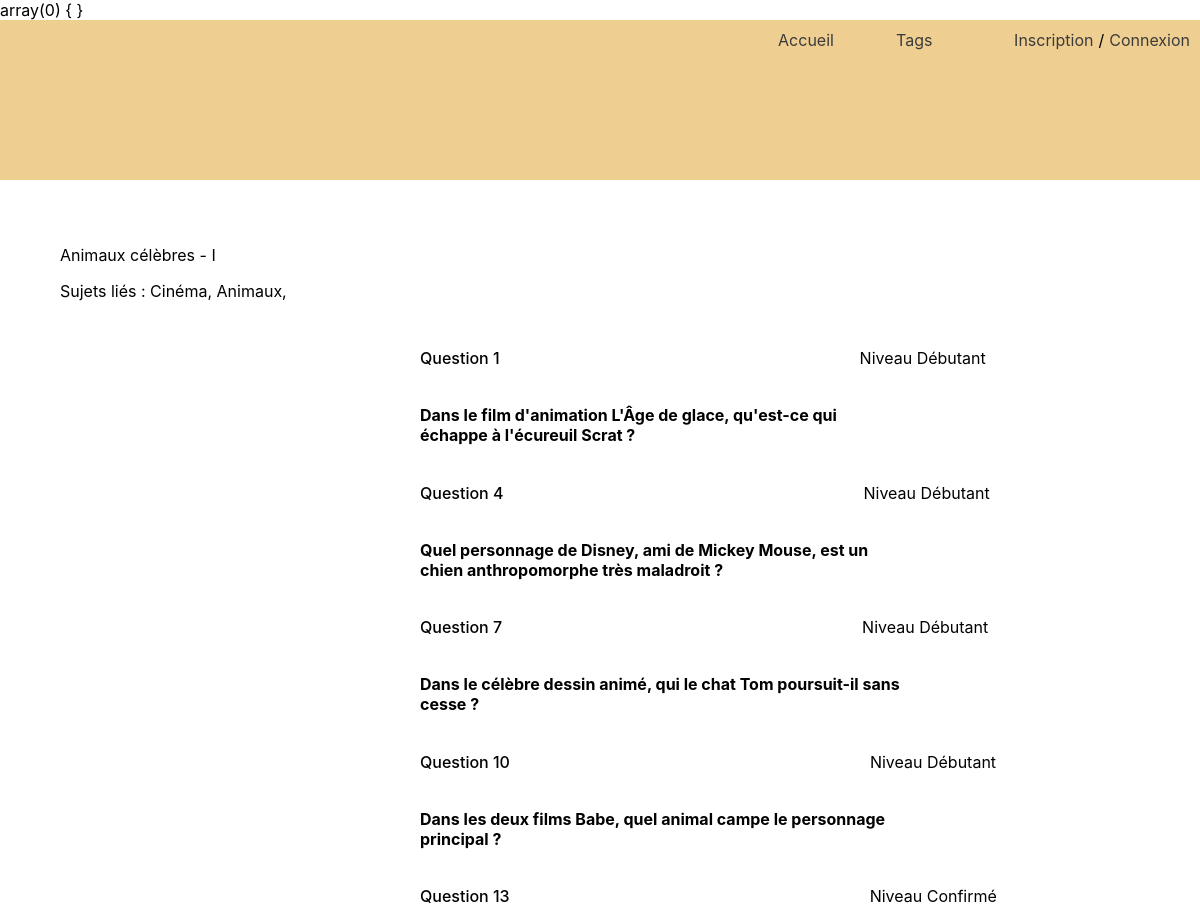
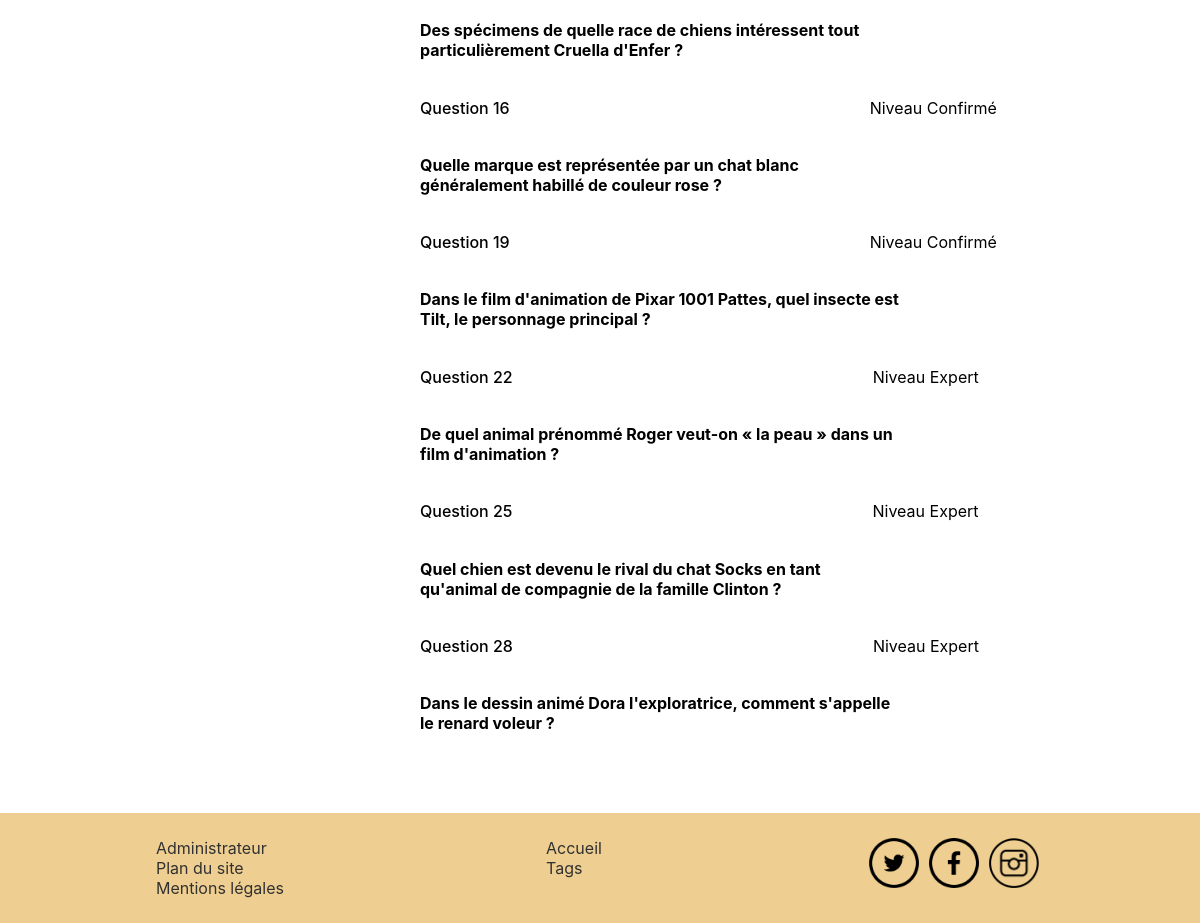
Screenshot of /quizQuestions?id=1 with the database file from the repository (2 pictures, top to bottom).
### tables this page shows
CREATE TABLE IF NOT EXISTS `quizzes` (
  `id` INT UNSIGNED NOT NULL AUTO_INCREMENT,
  `title` VARCHAR(64) NOT NULL,
  `description` VARCHAR(255) NULL,
  `status` TINYINT NOT NULL DEFAULT 0,
  `created_at` TIMESTAMP NOT NULL DEFAULT CURRENT_TIMESTAMP,
  `updated_at` TIMESTAMP NULL,
  `app_users_id` INT UNSIGNED NOT NULL,
  PRIMARY KEY (`id`),
  INDEX `fk_quizzes_app_users1_idx` (`app_users_id` ASC));

CREATE TABLE IF NOT EXISTS `quizzes_has_tags` (
  `quizzes_id` INT UNSIGNED NOT NULL,
  `tags_id` INT UNSIGNED NOT NULL,
  `created_at` TIMESTAMP NOT NULL DEFAULT CURRENT_TIMESTAMP,
  PRIMARY KEY (`quizzes_id`, `tags_id`),
  INDEX `fk_quizzes_has_tags_tags1_idx` (`tags_id` ASC),
  INDEX `fk_quizzes_has_tags_quizzes1_idx` (`quizzes_id` ASC));

CREATE TABLE IF NOT EXISTS `tags` (
  `id` INT UNSIGNED NOT NULL AUTO_INCREMENT,
  `name` VARCHAR(64) NOT NULL,
  `status` TINYINT NOT NULL DEFAULT 0,
  `created_at` TIMESTAMP NOT NULL DEFAULT CURRENT_TIMESTAMP,
  `updated_at` TIMESTAMP NULL,
  PRIMARY KEY (`id`));

CREATE TABLE IF NOT EXISTS `questions` (
  `id` INT UNSIGNED NOT NULL AUTO_INCREMENT,
  `question` VARCHAR(255) NOT NULL,
  `anecdote` TEXT NULL,
  `wiki` VARCHAR(64) NULL,
  `status` TINYINT UNSIGNED NOT NULL DEFAULT 0,
  `created_at` TIMESTAMP NOT NULL DEFAULT CURRENT_TIMESTAMP,
  `updated_at` TIMESTAMP NULL,
  `levels_id` INT UNSIGNED NOT NULL,
  `answers_id` INT UNSIGNED NOT NULL,
  `quizzes_id` INT UNSIGNED NOT NULL,
  PRIMARY KEY (`id`),
  INDEX `fk_questions_levels_idx` (`levels_id` ASC),
  INDEX `fk_questions_answers1_idx` (`answers_id` ASC),
  INDEX `fk_questions_quizzes1_idx` (`quizzes_id` ASC));

CREATE TABLE IF NOT EXISTS `levels` (
  `id` INT UNSIGNED NOT NULL AUTO_INCREMENT,
  `name` VARCHAR(32) BINARY NOT NULL,
  `status` TINYINT UNSIGNED NOT NULL DEFAULT 0,
  `created_at` TIMESTAMP NOT NULL DEFAULT CURRENT_TIMESTAMP,
  `updated_at` TIMESTAMP NULL,
  PRIMARY KEY (`id`));

### controller/MainController.php (called while the page is built, shortened)
<?php
class MainController
{
    public function show($viewName, $viewVars = [])
    {
        include __DIR__ . '/../views/header.tpl.php';
        include __DIR__ . '/../views/' . $viewName . '.tpl.php';
        include __DIR__ . '/../views/footer.tpl.php';
    }
}

### controller/QuizController.php (called while the page is built, shortened)
<?php
class QuizController extends MainController
{
    public function questionsByQuiz()
    {
        $DBCon = new DBData();
        if (isset($_GET['id'])) {
            $quizQuestions = $DBCon->getQuestionsByQuiz($_GET['id']);
            $singleQuizTags = $DBCon->getTagsByQuiz($_GET['id']);
        } else {
            $quizQuestions = null;
            $singleQuizTags = null;
        }
        return $this->show('bodyQuestionQuiz', [
            'questions' => $quizQuestions,
            'tags' => $singleQuizTags
        ]);
    }
}

### model/Question.php (called while the page is built, shortened)
<?php
class Question
{
    private $question;
    private $level;
    private $quiz;
    public function __construct($id, $question, $anecdote, $wiki, $status, $created_at, $updated_at, $level, $answer, $quiz)
    {
        $this->question = $question;
        $this->level = $level;
        $this->quiz = $quiz;
    }
    public function getQuestion()
    {
        return $this->question;
    }
    public function getLevel()
    {
        return $this->level;
    }
    public function getQuiz()
    {
        return $this->quiz;
    }
}

### model/Quiz.php (called while the page is built, shortened)
<?php
class Quiz {
    private $title;
    public function __construct($id, $title, $description, $status, $created_at, $updated_at, $user)
    {
        $this->title = $title;
    }
    public function getTitle()
    {
        return $this->title;
    }
}

### inc/DBData.php (called while the page is built, shortened)
<?php
class DBData
{
    private $dbh;
    public function __construct()
    {
        $configData = parse_ini_file(__DIR__ . '/../config.conf');
        try {
            $this->dbh = new PDO(
                "mysql:host={$configData['DB_HOST']};dbname={$configData['DB_NAME']};charset=utf8",
                $configData['DB_USERNAME'],
                $configData['DB_PASSWORD'],
                array(PDO::ATTR_ERRMODE => PDO::ERRMODE_WARNING)
            );
        } catch (\Exception $exception) {
            echo 'Erreur de connexion...<br>';
            echo $exception->getMessage() . '<br>';
            echo '<pre>';
            echo $exception->getTraceAsString();
            echo '</pre>';
            exit;
        }
    }
    public function getQuestionsByQuiz($questionQuizId)
    {
        $sql = '
        SELECT
            questions.id,
            questions.question,
            questions.anecdote,
            questions.wiki,
            questions.status,
            questions.created_at,
            questions.updated_at,
            levels.name as LVLName,
            answers.description as answers_desc,
            quizzes.id as quiz_id,
            quizzes.title as quiz_title,
            quizzes.description as quiz_desc,
            quizzes.status as quiz_status,
            quizzes.created_at as quiz_creation_date,
            quizzes.updated_at as quiz_last_update,
            quizzes.app_users_id as quiz_user
        FROM questions
        JOIN quizzes ON questions.quizzes_id = quizzes.id
        JOIN answers ON questions.answers_id = answers.id
        JOIN levels ON questions.levels_id = levels.id
        WHERE quizzes.id = ' . $questionQuizId . '
        ';
        $quizQuestions = $this->dbh->query($sql)->fetchAll(PDO::FETCH_ASSOC);
        if ($quizQuestions) {
            foreach ($quizQuestions as $questions) {
                $questionObject[] = new Question(
                    $questions['id'],
                    $questions['question'],
                    $questions['anecdote'],
                    $questions['wiki'],
                    $questions['status'],
                    $questions['created_at'],
                    $questions['updated_at'],
                    $questions['LVLName'],
                    $this->getAnswersByQuestion($questions['id']),
                    new Quiz(
                        $questions['quiz_id'],
                        $questions['quiz_title'],
                        $questions['quiz_desc'],
                        $questions['quiz_status'],
                        $questions['quiz_creation_date'],
                        $questions['quiz_last_update'],
                        $questions['quiz_user'],
                    )
                );
            }
        } else {
            $questionObject = null;
        }
        return $questionObject;
    }
    public function getAnswersByQuestion($questionId)
    {
        $sql = '
        SELECT
            *
        FROM answers
        WHERE answers.questions_id = ' . $questionId . '
        ';
        $quizAnswers = $this->dbh->query($sql)->fetchAll(PDO::FETCH_ASSOC);
        if ($quizAnswers) {
            foreach ($quizAnswers as $answers) {
                $answerObject[] = new Answer(
                    $answers['id'],
                    $answers['description']
                );
            }
        } else {
            $answerObject = null;
        }
        return $answerObject;
    }
    public function getTagsByQuiz($quizId)
    {
        $sql = '
        SELECT
            quizzes_has_tags.quizzes_id as quiz_id,
            tags.*
        FROM quizzes_has_tags
        JOIN tags ON  quizzes_has_tags.tags_id = tags.id
        WHERE quizzes_has_tags.quizzes_id = ' . $quizId . '
        ';
        $singleQuizTags = $this->dbh->query($sql)->fetchAll(PDO::FETCH_ASSOC);
        foreach ($singleQuizTags as $singleQuizTags) {
            $tagObject[] = new Tag(
                $singleQuizTags['id'],
                $singleQuizTags['name'],
                $singleQuizTags['status'],
                $singleQuizTags['created_at'],
                $singleQuizTags['updated_at']
            );
        }
        return $tagObject;
    }
}

### model/Tag.php (called while the page is built, shortened)
<?php
class Tag
{
    private $name;
    public function __construct($id, $name, $status, $created_at, $updated_at)
    {
        $this->name = $name;
    }
    public function getName()
    {
        return $this->name;
    }
}

### views/BodyQuestionQuiz.tpl.php (the view, shortened to what this page needs)
<main>
<?php if (current($viewVars['questions'])->getQuiz() != null) : ?>
    <div class="title-quiz">
        <p><?= current($viewVars['questions'])->getQuiz()->getTitle() ?></p>
        <p>Sujets liés :
                <?php foreach ($viewVars['tags'] as $tag) : ?>
                    <?= $tag->getName() ?>,
                    <?php endforeach; ?>
        </p>
    </div>
    <div class="container-quiz">
    <?php foreach ($viewVars['questions'] as $questions) : ?>
        <div id="infos-quiz">
            <p>Question <?= current($questions) ?></p>
            <p id="info-level-question-quiz">Niveau <?= $questions->getLevel() ?></p>
        </div>
        <h4><?= $questions->getQuestion() ?></h4>
    <?php endforeach; ?>
    </div>
<?php else : ?>
        <p class="card-text">Aucun quiz ne correspond à votre recherche</p>
<?php endif; ?>
</main>

### assets/css/body.css (style rules this page uses)
body { margin: 0; padding: 0; font-family:-apple-system, BlinkMacSystemFont, 'Segoe UI', Roboto, Oxygen, Ubuntu, Cantarell, 'Open Sans', 'Helvetica Neue', sans-serif; }
.title-quiz { margin-left:5%; }
.title-quiz p { position:relative; top:-15px; }
.container-quiz { margin:0 35%; width:40%; }
#infos-quiz { display:flex; }
#infos-quiz p:first-child { font-weight:500; }
#info-level-question-quiz { position:relative; left:75%; }

### rows the page displays
quizzes: title "Animaux célèbres - I"
quizzes_has_tags: tags.name "Cinéma"
quizzes_has_tags: tags.name "Animaux"
questions: questions "1", levels.name "Débutant", question "Dans le film d'animation L'Âge de glace, qu'est-ce qui échappe à l'écureuil Scrat ?"
questions: questions "4", levels.name "Débutant", question "Quel personnage de Disney, ami de Mickey Mouse, est un chien anthropomorphe très maladroit ?"
questions: questions "7", levels.name "Débutant", question "Dans le célèbre dessin animé, qui le chat Tom poursuit-il sans cesse ?"
questions: questions "10", levels.name "Débutant", question "Dans les deux films Babe, quel animal campe le personnage principal ?"
questions: questions "13", levels.name "Confirmé", question "Des spécimens de quelle race de chiens intéressent tout particulièrement Cruella d'Enfer ?"
questions: questions "16", levels.name "Confirmé", question "Quelle marque est représentée par un chat blanc généralement habillé de couleur rose ?"
questions: questions "19", levels.name "Confirmé", question "Dans le film d'animation de Pixar 1001 Pattes, quel insecte est Tilt, le personnage principal ?"
questions: questions "22", levels.name "Expert", question "De quel animal prénommé Roger veut-on « la peau » dans un film d'animation ?"
questions: questions "25", levels.name "Expert", question "Quel chien est devenu le rival du chat Socks en tant qu'animal de compagnie de la famille Clinton ?"
questions: questions "28", levels.name "Expert", question "Dans le dessin animé Dora l'exploratrice, comment s'appelle le renard voleur ?"
